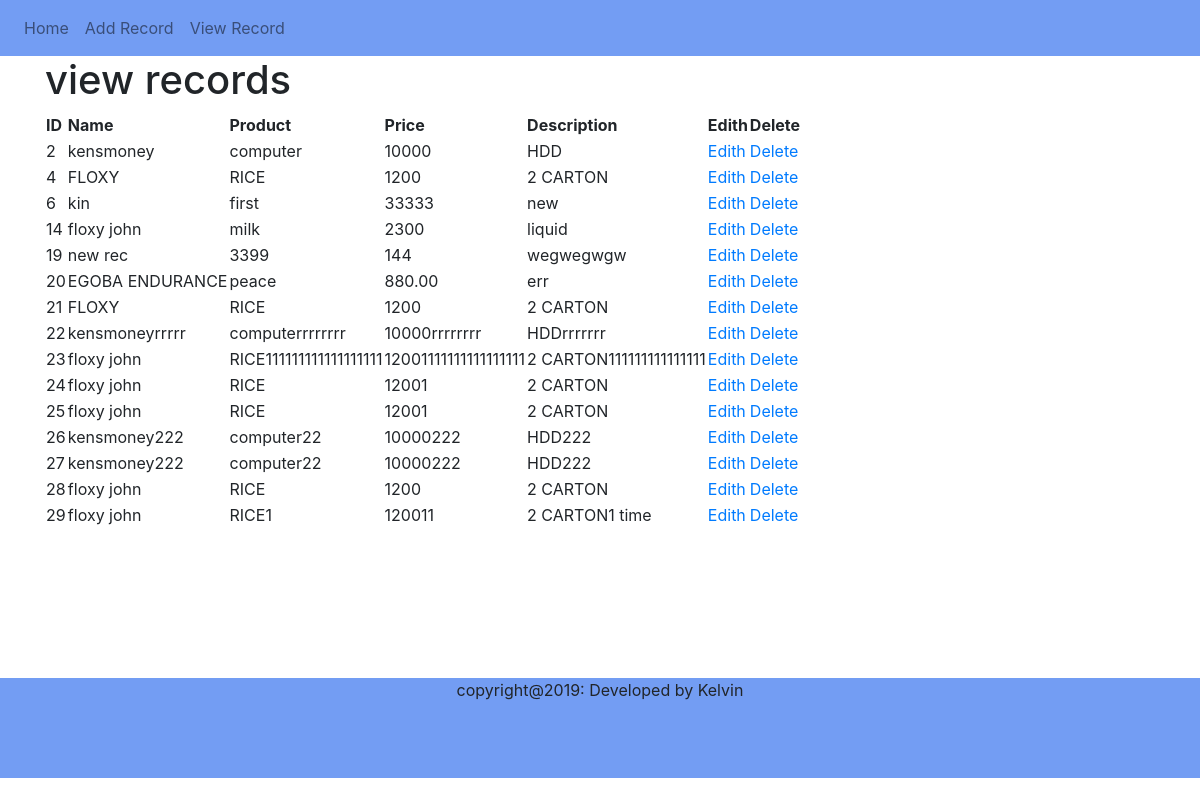
/show/, run on an earlier commit of the app's database.
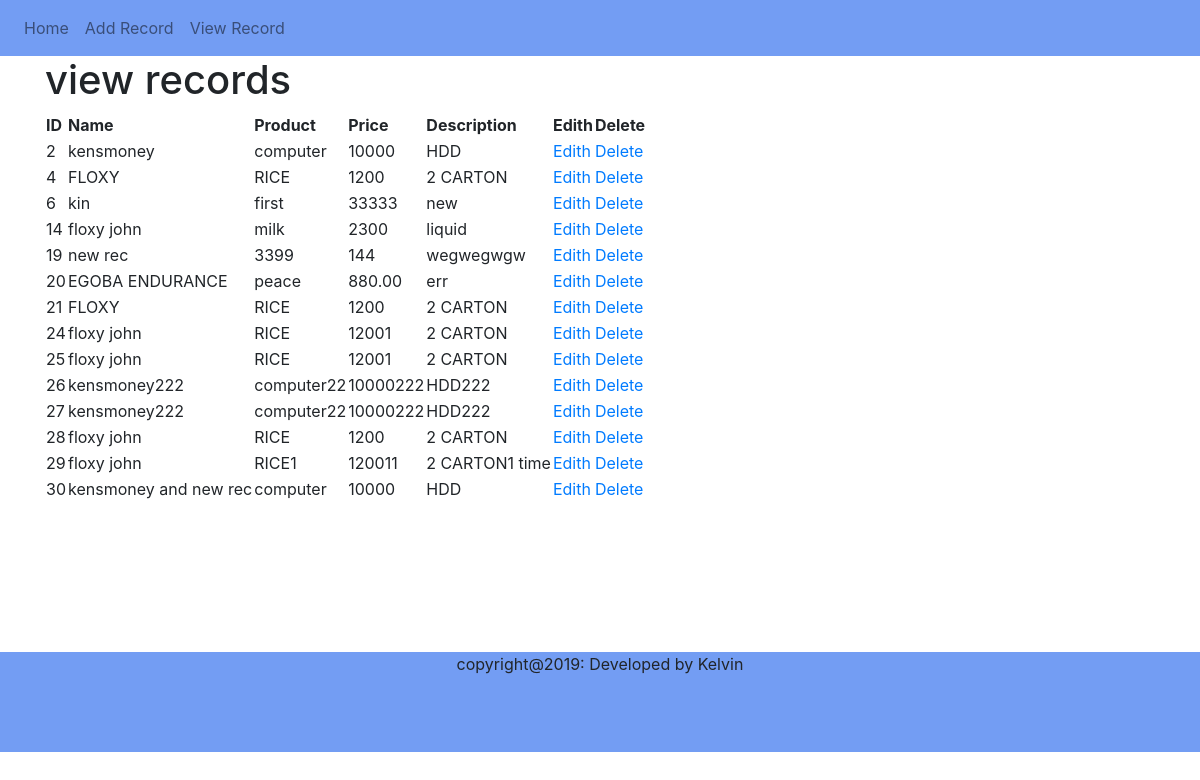
And on a later commit of the database.
### todoapp/models.py (models this page shows, shortened)
class Record2 (models.Model):
    id = models.AutoField( primary_key=True)
    name  = models.CharField(max_length=100)
    product = models.CharField(max_length=100)
    amount = models.CharField(max_length=100)
    description = models.CharField(max_length=100)

### todoapp/views.py (the view)
# urls.py: path('show/', views.Show, name="Show"),
def Show(request):
    record = Record2.objects.all()
    return render(request, "html/show_record.html" , { "record" : record })

### templates/html/show_record.html
{% extends "html/home.html" %}
{% block content %}
<div class="container">
        <h1>  view records </h1>
    <table>
        <thead>
            <tr>
                <th> ID </th>
                <th> Name </th>
                <th> Product </th>
                <th> Price </th>
                <th> Description </th>
                <th> Edith</th>
                <th> Delete </th>
            </tr>
        </thead>
        <tbody>
            {% for records in record %}
            <tr><td> {{ records.id}} </td>
                <td> {{ records.name }} </td>
                <td> {{ records.product }} </td>
                <td> {{ records.amount }} </td>
                <td> {{ records.description }} </td>
                <td><a href='{% url "Edith" records.id %}'  > Edith </a> </td>
                <td><a href='{% url "Delete" records.id %}'> Delete </a> </td>
            </tr>
            {% endfor %}
        </tbody>
    </table>
</div>
{% endblock %}

### templates/html/home.html (shortened to what this page needs)
<!DOCTYPE html>
<html lang="zxx">
<head>
{% load staticfiles %}
    <link rel="stylesheet" href="{% static 'css/bootstrap.min.css' %}">
    <link rel="stylesheet" href="{% static 'css/index.css' %}">
</head>
<body>
    {% block menu %}
    <nav class="navbar navbar-expand-lg navbar-light ">
        <div class="collapse navbar-collapse" id="dropDrown">
            <ul class="navbar-nav ">
                <li class="nav-item"> <a class="nav-link" href="{% url 'Home' %}"> Home</a> </li>
                <li class="nav-item"> <a class="nav-link" href="{% url 'Create' %}"> Add Record </a> </li>
                <li class="nav-item"> <a class="nav-link" href="{% url 'Show' %}"> View Record </a> </li>
            </ul>
        </div>
    </nav>
{% block content %}{% endblock %}
<footer>
<div class="container text-center">
    <div class="row">
        <div class="col">
            <p> copyright@2019: Developed by Kelvin </p>
        </div>
    </div>
</div>
</footer>
 {% endblock %}
</body>
</html>

### kelvineapp/static/css/index.css (style rules this page uses)
footer { background:#739DF3; margin-top: 150px; height: 100px; }
.navbar { background:#739DF3; }

What changed in the data, as far as the page shows it:
removed Record2: id "22", name "kensmoneyrrrrr", product "computerrrrrrrr", amount "10000rrrrrrrr", description "HDDrrrrrrr"
removed Record2: id "23", name "floxy john", product "RICE111111111111111111", amount "12001111111111111111", description "2 CARTON111111111111111"
added Record2: id "30", name "kensmoney and new rec", product "computer", amount "10000", description "HDD"
